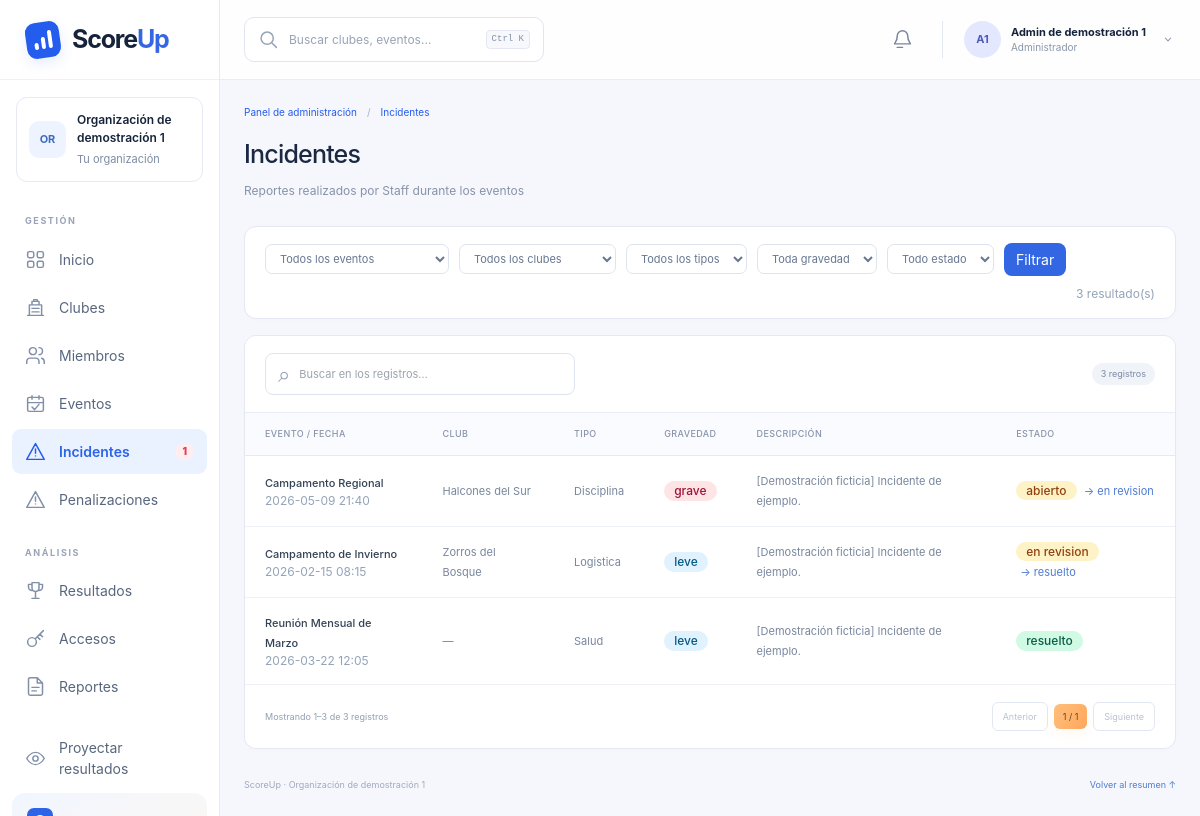
The app's page /admin/incidentes (signed in) with its own data.
### tables this page shows
CREATE TABLE organizaciones (
    id TEXT PRIMARY KEY, nombre TEXT NOT NULL, fecha_creacion TEXT
);

CREATE TABLE users (
    id TEXT PRIMARY KEY, organizacion_id TEXT NOT NULL, nombre TEXT NOT NULL,
    username TEXT NOT NULL, password TEXT NOT NULL, rol TEXT NOT NULL,
    evento_id TEXT, club_id TEXT
);

CREATE TABLE eventos (
    id TEXT PRIMARY KEY, organizacion_id TEXT NOT NULL, nombre TEXT NOT NULL,
    fecha TEXT, lugar TEXT, tipo TEXT, temporada TEXT,
    puntaje_maximo INTEGER NOT NULL, cerrado INTEGER NOT NULL DEFAULT 0
);

CREATE TABLE incidentes (
    id TEXT PRIMARY KEY, evento_id TEXT NOT NULL, usuario_id TEXT NOT NULL,
    tipo TEXT, gravedad TEXT, descripcion TEXT, estado TEXT,
    club_id TEXT, foto_url TEXT, fecha_hora TEXT
);

CREATE TABLE clubs (
    id TEXT PRIMARY KEY, nombre TEXT NOT NULL, organizacion_id TEXT NOT NULL,
    miembros TEXT NOT NULL
);

### app.py (the view)
@app.route("/admin/incidentes")
def admin_incidentes():
    user = require_rol("admin")
    view = db_org(user)
    incidentes = list(view["incidentes"])
    f_evento = request.args.get("evento")
    f_club = request.args.get("club")
    f_tipo = request.args.get("tipo")
    f_gravedad = request.args.get("gravedad")
    f_estado = request.args.get("estado")
    if f_evento:
        incidentes = [i for i in incidentes if i.evento_id == f_evento]
    if f_club:
        incidentes = [i for i in incidentes if i.club_id == f_club]
    if f_tipo:
        incidentes = [i for i in incidentes if i.tipo == f_tipo]
    if f_gravedad:
        incidentes = [i for i in incidentes if i.gravedad == f_gravedad]
    if f_estado:
        incidentes = [i for i in incidentes if i.estado == f_estado]
    return render_template("admin/incidentes.html", user=user, db=view, incidentes=incidentes,
                           filtros=request.args, fmt_fecha=fmt_fecha)

### app.py (called while the page is built, shortened)
@app.before_request
def _abrir_transaccion():
    global DB
    _db_lock.acquire()
    g.db_locked = True
    g.connection = persist.connect()
    g.connection.execute("BEGIN IMMEDIATE" if request.method == "POST" else "BEGIN")
    DB = persist.load(g.connection)
    user = current_user()
    if request.path.startswith(("/admin", "/staff")) or request.path == "/director":
        if user is None:
            return redirect(url_for("login"))

@app.after_request
def _confirmar_transaccion(response):
    conn = g.get("connection")
    if conn is not None:
        if request.method == "POST" and response.status_code < 400:
            persist.save(DB, conn)
            conn.commit()
        else:
            conn.rollback()
    response.headers["X-Content-Type-Options"] = "nosniff"
    response.headers["Referrer-Policy"] = "same-origin"
    response.headers["Cache-Control"] = "no-store"
    return response

@app.teardown_request
def _cerrar_transaccion(exc=None):
    conn = g.pop("connection", None)
    if conn is not None:
        conn.rollback()
        conn.close()
    if g.pop("db_locked", False):
        _db_lock.release()

def _eventos_org(user):
    return [e for e in DB["eventos"] if e.organizacion_id == user.organizacion_id]

def _clubs_org(user):
    return [c for c in DB["clubs"] if c.organizacion_id == user.organizacion_id]

def current_user():
    uid = session.get("user_id")
    if not uid:
        return None
    return find(DB, "users", "id", uid)

def require_rol(*roles):
    user = current_user()
    if user is None:
        return redirect(url_for("login"))
    if user.rol not in roles:
        abort(403)
    return user

@app.before_request
def _proteger_uploads_antiguos():
    if request.path.startswith("/static/uploads/"):
        return evidencia(request.path.rsplit("/", 1)[-1])

### calc.py (called while the page is built)
def find(db, kind, key, value):
    for item in db[kind]:
        if getattr(item, key) == value:
            return item
    return None

### persist.py (called while the page is built)
def connect():
    conn = sqlite3.connect(DB_PATH, timeout=30)
    conn.row_factory = sqlite3.Row
    return conn

def _hash_pw(password):
    if password and password.startswith(("scrypt:", "pbkdf2:")):
        return password
    return generate_password_hash(password or "")

### templates/admin/incidentes.html (shortened to what this page needs)
{% extends "admin/layout.html" %}
{% set active = 'incidentes' %}
{% block content %}
<div class="mb-5">
  <h1 class="text-xl font-bold text-slate-800">Incidentes</h1>
  <p class="mt-0.5 text-sm text-slate-500">Reportes realizados por Staff durante los eventos</p>
</div>
<form method="get" class="mb-4 flex flex-wrap items-center gap-2 rounded-2xl border border-slate-200 bg-white p-3 shadow-sm">
  <select name="evento" class="rounded-lg border border-slate-200 bg-white px-2.5 py-1.5 text-xs outline-none focus:border-cyan-500">
    <option value="">Todos los eventos</option>
  </select>
  <select name="club" class="rounded-lg border border-slate-200 bg-white px-2.5 py-1.5 text-xs outline-none focus:border-cyan-500">
    <option value="">Todos los clubes</option>
  </select>
  <select name="tipo" class="rounded-lg border border-slate-200 bg-white px-2.5 py-1.5 text-xs outline-none focus:border-cyan-500">
    <option value="">Todos los tipos</option>
  </select>
  <select name="gravedad" class="rounded-lg border border-slate-200 bg-white px-2.5 py-1.5 text-xs outline-none focus:border-cyan-500">
    <option value="">Toda gravedad</option>
  </select>
  <select name="estado" class="rounded-lg border border-slate-200 bg-white px-2.5 py-1.5 text-xs outline-none focus:border-cyan-500">
    <option value="">Todo estado</option>
  </select>
  <button class="rounded-lg bg-cyan-700 px-3 py-1.5 text-xs text-white">Filtrar</button>
  <span class="ml-auto text-xs text-slate-400">{{ incidentes|length }} resultado(s)</span>
</form>
<div class="rounded-2xl border border-slate-200 bg-white shadow-sm overflow-hidden">
  {% if incidentes|length == 0 %}<div class="py-10 text-center text-sm text-slate-400">Sin incidentes que coincidan.</div>
  {% else %}
  <div class="overflow-x-auto">
    <table class="w-full text-left text-sm">
      <thead><tr class="border-b border-slate-200 text-xs uppercase tracking-wide text-slate-500">
        <th class="px-4 py-3">Evento / Fecha</th><th class="px-4 py-3">Club</th><th class="px-4 py-3">Tipo</th>
        <th class="px-4 py-3">Gravedad</th><th class="px-4 py-3">Descripción</th><th class="px-4 py-3">Estado</th>
      </tr></thead>
      <tbody class="divide-y divide-slate-100">
        {% for i in incidentes %}
        {% set evento = db.eventos | selectattr('id','equalto', i.evento_id) | first %}
        {% set club = db.clubs | selectattr('id','equalto', i.club_id) | first if i.club_id else none %}
        <tr>
          <td class="px-4 py-3"><div class="font-medium text-slate-700">{{ evento.nombre }}</div><div class="text-xs text-slate-400">{{ i.fecha_hora }}</div></td>
          <td class="px-4 py-3">{{ club.nombre if club else '—' }}</td>
          <td class="px-4 py-3 capitalize">{{ i.tipo }}</td>
          <td class="px-4 py-3">
            {% set t = 'red' if i.gravedad == 'grave' else ('amber' if i.gravedad == 'moderado' else 'blue') %}
            {% from "admin/macros.html" import badge %}{{ badge(t, i.gravedad) }}
          </td>
          <td class="max-w-xs px-4 py-3 text-slate-600">
            {{ i.descripcion }}
          </td>
          <td class="px-4 py-3">
            {% if i.estado == 'resuelto' %}
              {% from "admin/macros.html" import badge %}{{ badge('green', 'resuelto') }}
            {% else %}
              {% set next_state = 'en_revision' if i.estado == 'abierto' else 'resuelto' %}
              <form method="post" action="{{ url_for('admin_incidente_estado', incidente_id=i.id) }}">
                <span class="rounded-full bg-amber-100 px-2.5 py-0.5 text-xs font-medium text-amber-800">{{ i.estado.replace('_',' ') }}</span>
                <button class="ml-1 text-xs text-cyan-700 hover:underline">→ {{ next_state.replace('_',' ') }}</button>
              </form>
            {% endif %}
          </td>
        </tr>
        {% endfor %}
      </tbody>
    </table>
  </div>
  {% endif %}
</div>
{% endblock %}

### templates/admin/layout.html (shortened to what this page needs)
{% from 'admin/icons.html' import icon %}
<!doctype html>
<html lang="es">
<head>
  <link rel="stylesheet" href="{{ url_for('static', filename='admin-utilities.css') }}">
  <link rel="stylesheet" href="{{ url_for('static', filename='admin.css') }}">
  <link rel="stylesheet" href="{{ url_for('static', filename='admin-management.css') }}">
  <link rel="stylesheet" href="{{ url_for('static', filename='panel-theme.css') }}">
  <link rel="stylesheet" href="{{ url_for('static', filename='mobile-panels.css') }}">
</head>
<body class="admin-shell" data-panel-theme>
  <aside class="admin-sidebar" id="admin-sidebar">
    <a class="admin-brand" href="{{ url_for('panel_admin') }}"><span class="admin-brand-icon"><i></i><i></i><i></i></span><span>Score<span>Up</span></span></a>
    <div class="admin-org"><span class="admin-avatar">{{ admin_shell.organizacion.nombre[:2]|upper }}</span><div><strong>{{ admin_shell.organizacion.nombre }}</strong><small>Tu organización</small></div></div>
    <nav aria-label="Administración">
      {% for grupo, items in [('GESTIÓN',[('dashboard','Inicio'),('clubes','Clubes'),('miembros','Miembros'),('eventos','Eventos'),('incidentes','Incidentes'),('penalizaciones','Penalizaciones')]),('ANÁLISIS',[('resultados','Resultados'),('usuarios','Accesos'),('reportes','Reportes')])] %}
      <p class="admin-nav-label">{{ grupo }}</p>
      {% for key, label in items %}<a class="admin-nav-link {{ 'is-active' if active == key else '' }}" href="{{ url_for('panel_admin' if key == 'dashboard' else 'admin_' ~ key) }}" {% if active == key %}aria-current="page"{% endif %}>{{ icon(key) }}<span>{{ label }}</span>{% if key == 'incidentes' and admin_shell.incidentes_abiertos %}<b class="admin-nav-count is-red">{{ admin_shell.incidentes_abiertos }}</b>{% elif key == 'reportes' and correcciones_pendientes %}<b class="admin-nav-count">{{ correcciones_pendientes }}</b>{% endif %}</a>{% endfor %}
      {% endfor %}
      <a class="admin-nav-link admin-projector" href="{{ url_for('admin_mostrar_resultado') }}">{{ icon('eye') }}<span>Proyectar resultados</span></a>
    </nav>
    <details class="admin-help"><summary><span></span></summary></details>
  </aside>
  <div class="admin-workspace">
    <header class="admin-topbar">
      <div class="admin-search" role="search">{{ icon('search') }}<input id="admin-search-input" type="search" placeholder="Buscar clubes, eventos…" autocomplete="off" aria-controls="admin-search-results" aria-expanded="false"><kbd>Ctrl K</kbd></div>
      <div class="admin-topbar-right"><a class="admin-notifications" href="{{ url_for('admin_reportes', tipo='correcciones') }}" aria-label="Correcciones pendientes: {{ correcciones_pendientes }}">{{ icon('bell') }}{% if correcciones_pendientes %}<b>{{ correcciones_pendientes }}</b>{% endif %}</a><details class="admin-user-menu"><summary><span class="admin-avatar">{{ user.nombre[0]|upper }}{{ user.nombre.split()[-1][0]|upper if user.nombre.split()|length > 1 else '' }}</span><span><strong>{{ user.nombre }}</strong><small>Administrador</small></span>{{ icon('chevron') }}</summary><div><p>Sesión de administrador</p><a href="{{ url_for('logout') }}">Cerrar sesión →</a></div></details></div>
    </header>
    <main class="admin-main">
      <div class="admin-breadcrumb"><a href="{{ url_for('panel_admin') }}">Panel de administración</a><span>/</span><span>{{ {'dashboard':'Inicio','clubes':'Clubes','miembros':'Miembros','eventos':'Eventos','incidentes':'Incidentes','penalizaciones':'Penalizaciones','usuarios':'Accesos','resultados':'Resultados','reportes':'Reportes'}.get(active, 'Gestión') }}</span></div>
      <div class="{{ 'admin-management' if active != 'dashboard' else '' }}">{% block content %}{% endblock %}</div>
      {% if active != 'dashboard' %}<footer class="admin-management-footer"><span>ScoreUp · {{ admin_shell.organizacion.nombre }}</span><a href="{{ url_for('panel_admin') }}">Volver al resumen ↑</a></footer>{% endif %}
    </main>
  </div>
</body>
</html>

### templates/admin/macros.html (shortened to what this page needs)
{% macro badge(tone, text) -%}
<span class="inline-flex items-center rounded-full px-2.5 py-0.5 text-xs font-medium
  {% if tone == 'green' %}bg-emerald-100 text-emerald-800{% elif tone == 'red' %}bg-rose-100 text-rose-800
  {% elif tone == 'amber' %}bg-amber-100 text-amber-800{% elif tone == 'blue' %}bg-sky-100 text-sky-800
  {% else %}bg-slate-100 text-slate-700{% endif %}">{{ text | safe }}</span>
{%- endmacro %}

### static/admin-management.css (style rules this page uses)
.admin-management { padding-top:3px; }
.admin-management h1 { font-size:25px; font-weight:450; letter-spacing:-.8px; line-height:1.35; color:#1a2841; }
.admin-management h1+p { margin-top:9px; color:#8793a9; font-size:12px; font-weight:400; }
.mg-table-scroll { overflow-x:auto; width:100%; border-radius:0; }
.admin-management .mg-table { width:100%; border-collapse:collapse; min-width:680px; text-align:left; background:white; font-size:11px; }
.admin-management .mg-table thead { background:#fafbfe; }
.admin-management .mg-table th { padding:13px 20px; font-size:9px; text-transform:uppercase; color:#8994ac; font-weight:500; letter-spacing:.4px; border-bottom:1px solid #e5e9f2; white-space:nowrap; }
.admin-management .mg-table td { padding:15px 20px; border-bottom:1px solid #edf0f7; color:#78869d; font-size:11px; vertical-align:middle; }
.admin-management .mg-table tbody tr:last-child td { border-bottom:0; }
.admin-management-footer { display:flex; justify-content:space-between; flex-wrap:wrap; gap:12px; margin-top:29px; color:#a0aabd; font-size:9px; }
.admin-management-footer a { color:#9485c1; }
.admin-management>.mb-5,.admin-management>.mb-6 { margin-bottom:25px; flex-wrap:wrap; gap:15px; }
.admin-management [class~="rounded-2xl"][class~="bg-white"] { border-color:#e5e8f2; border-radius:12px; box-shadow:0 2px 4px #24365d03; }
.admin-management>form[method=get] { padding:16px 20px; gap:10px; }
.admin-management input:not([type=hidden]):not([type=checkbox]):not([type=radio]),.admin-management select,.admin-management textarea { border-color:#dee4ef; border-radius:7px; font-size:11px; color:#687791; min-width:0; max-width:100%; }
.admin-management .bg-cyan-700,.admin-management .bg-emerald-700 { background:#5b43f2; }
.admin-management .shadow-sm { box-shadow:0 2px 4px #27345703; }
.admin-management table form { margin:0; }

### static/panel-theme.css (style rules this page uses)
:root { --panel-blue:#245cee; --panel-blue-dark:#214fcf; --panel-orange:#ffb16a; --panel-soft:#eef4ff; --panel-scroll:0%; }
[data-panel-theme]::before { content:""; position:fixed; top:0; left:0; width:var(--panel-scroll); height:3px; background:linear-gradient(90deg,#ffca91,#ffab61); z-index:90; pointer-events:none; }
.admin-shell { --admin-purple:#245cee; background:#f5f8ff; }
.staff-logo,.admin-brand-icon { background:#245cee; box-shadow:0 5px 13px #245cee1c; }
.staff-nav a.is-active,.admin-nav-link.is-active { background:#eaf1ff; color:#2c64e7; }
.staff-avatar,.admin-avatar { background:#edf3ff; color:#416cbd; }
.staff-sidebar-note,.admin-help { background:linear-gradient(145deg,#f1f6ff,#fff8f0); border-color:#e4ebfb; }
.admin-help summary>span { background:#2d64e7; }
.admin-help b,.admin-brand>span>span { color:#3567e4; }
.staff-topbar,.admin-topbar { background:#ffffffee; border-color:#e6ecf8; }
.admin-management .bg-cyan-700,.admin-management .bg-emerald-700 { background:#3266e2; }
.admin-management .text-cyan-700,.admin-shell .text-cyan-700,.admin-management-footer a { color:#4e7bd2; }
.admin-main,.staff-main { scroll-behavior:smooth; }

### records on screen
organizaciones: organizacion "OR", organizacion.nombre "Organización de demostración 1"
users: nombre "A", nombre.split|length "1", nombre "Admin de demostración 1"
incidentes: fecha_hora "2026-05-09 21:40", tipo "Disciplina", gravedad "grave", descripcion "[Demostración ficticia] Incidente de ejemplo.", estado.replace "abierto", replace "en revision"
eventos: nombre "Campamento Regional"
clubs: nombre "Halcones del Sur"
incidentes: fecha_hora "2026-02-15 08:15", tipo "Logistica", gravedad "leve", descripcion "[Demostración ficticia] Incidente de ejemplo.", estado.replace "en revision", replace "resuelto"
eventos: nombre "Campamento de Invierno"
clubs: nombre "Zorros del Bosque"
incidentes: fecha_hora "2026-03-22 12:05", nombre "—", tipo "Salud", gravedad "leve resuelto", descripcion "[Demostración ficticia] Incidente de ejemplo."
eventos: nombre "Reunión Mensual de Marzo"

### other values on screen
{{ grupo }} "GESTIÓN" "ANÁLISIS"
{{ label }} "Inicio" "Clubes" "Miembros" "Eventos" "Incidentes" "Penalizaciones" "Resultados" "Accesos" "Reportes"
{{ admin_shell.incidentes_abiertos }} "1"
{{ incidentes|length }} "3"
